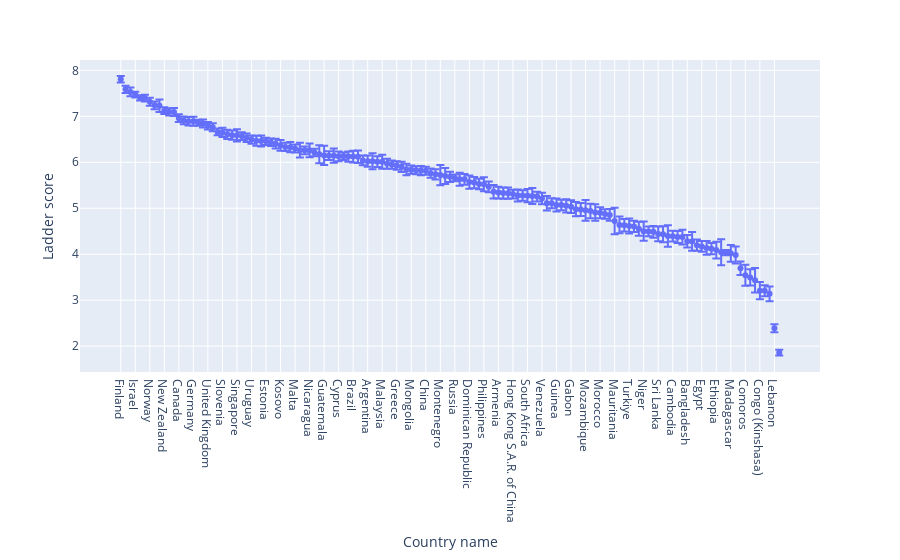

The notebook cell saved with this chart:
### Markdown cell above
There are also `whisker` values representing the value ranges, let's see if those are significant for our purposes.

### Code cell
data['error y'] = data['upperwhisker'] - data['Ladder score']
data['error y minus'] = data['Ladder score'] - data['lowerwhisker']
px.scatter(data, x='Country name', y='Ladder score', error_y='error y', error_y_minus='error y minus')

### Figure 1 — Plotly figure (JSON) as saved in the notebook; plotly's stock layout.template omitted (floating-point values rounded to 4 significant figures; data arrays with more than 128 entries replaced by an {"elided": "..."} marker saying what was removed)
{"data": [{"error_y": {"array": {"elided": "137 float values"}, "arrayminus": {"elided": "137 float values"}}, "hovertemplate": "Country name=%{x}<br>Ladder score=%{y}<extra></extra>", "legendgroup": "", "marker": {"color": "#636efa", "symbol": "circle"}, "mode": "markers", "name": "", "orientation": "v", "showlegend": false, "type": "scatter", "x": {"elided": "137 str values"}, "xaxis": "x", "y": {"elided": "137 float values"}, "yaxis": "y"}], "layout": {"legend": {"tracegroupgap": 0}, "margin": {"t": 60}, "xaxis": {"anchor": "y", "domain": [0, 1], "title": {"text": "Country name"}}, "yaxis": {"anchor": "x", "domain": [0, 1], "title": {"text": "Ladder score"}}}}
